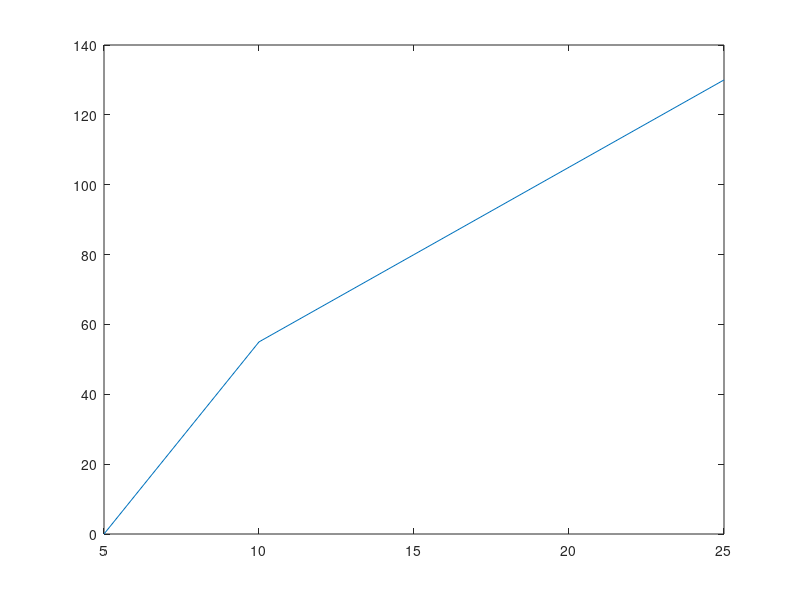

Here is the MATLAB script that generated this plot:
function plot_retta

clc

disp('Questo Script Disegna Una Retta Dall''Equazione Data')
disp('')

% Inserimento Coefficenti
m=input('Inserisci Il Coefficente Angolare : ')
q=input('Inserisci Il Termine Noto : ')

% Punto Iniziale
x(1)=input('Inserisci Il Valore Iniziale Della Funzione : ');

% Numero Di Punti Rappresentati
do
	punti=input('Inserisci Il Numero Di Punti Da Rappresentare : ');
until punti>0

% Passo
do
	passo=input('Inserisci Il Passo Della Funzione : ');
until passo>0

% Calcolo Punti
for s=2:punti
	x(s)=x(s-1)+passo;
	y(s)=m*x(s)+q;
end

% Grafico
plot (x,y,'-')

endfunction
